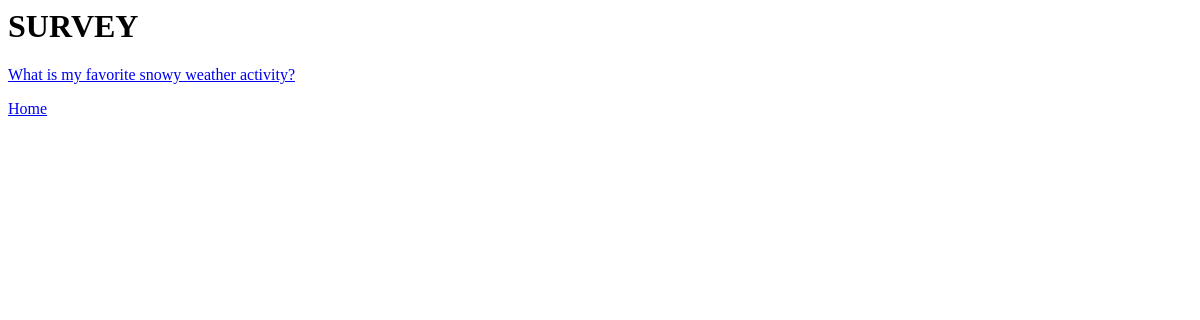
Before: /survey/ with the older database file.
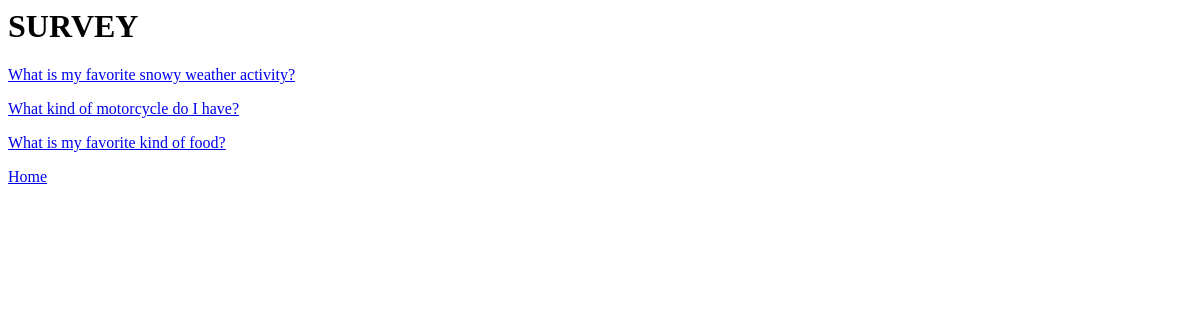
After: the same page with the newer database file.
### survey/models.py (models this page shows, shortened)
class Question(models.Model):
    question_text = models.CharField(max_length=200)

### survey/views.py (the view)
# urls.py: path('', views.IndexView.as_view(), name='index'),
class IndexView(generic.ListView):
    model = Question
    template_name = 'survey/index.html'
    context_object_name = 'question_list'

### survey/templates/survey/index.html
  <h1>SURVEY</h1>
{% for question in question_list %}
  <p><a href="{% url 'survey:detail' question.id %}">{{question.question_text}}</a></p>
{% endfor %}
<a href="{% url 'survey:index' %}">Home</a>

Changed rows visible on the page:
added Question: question_text "What kind of motorcycle do I have?"
added Question: question_text "What is my favorite kind of food?"
